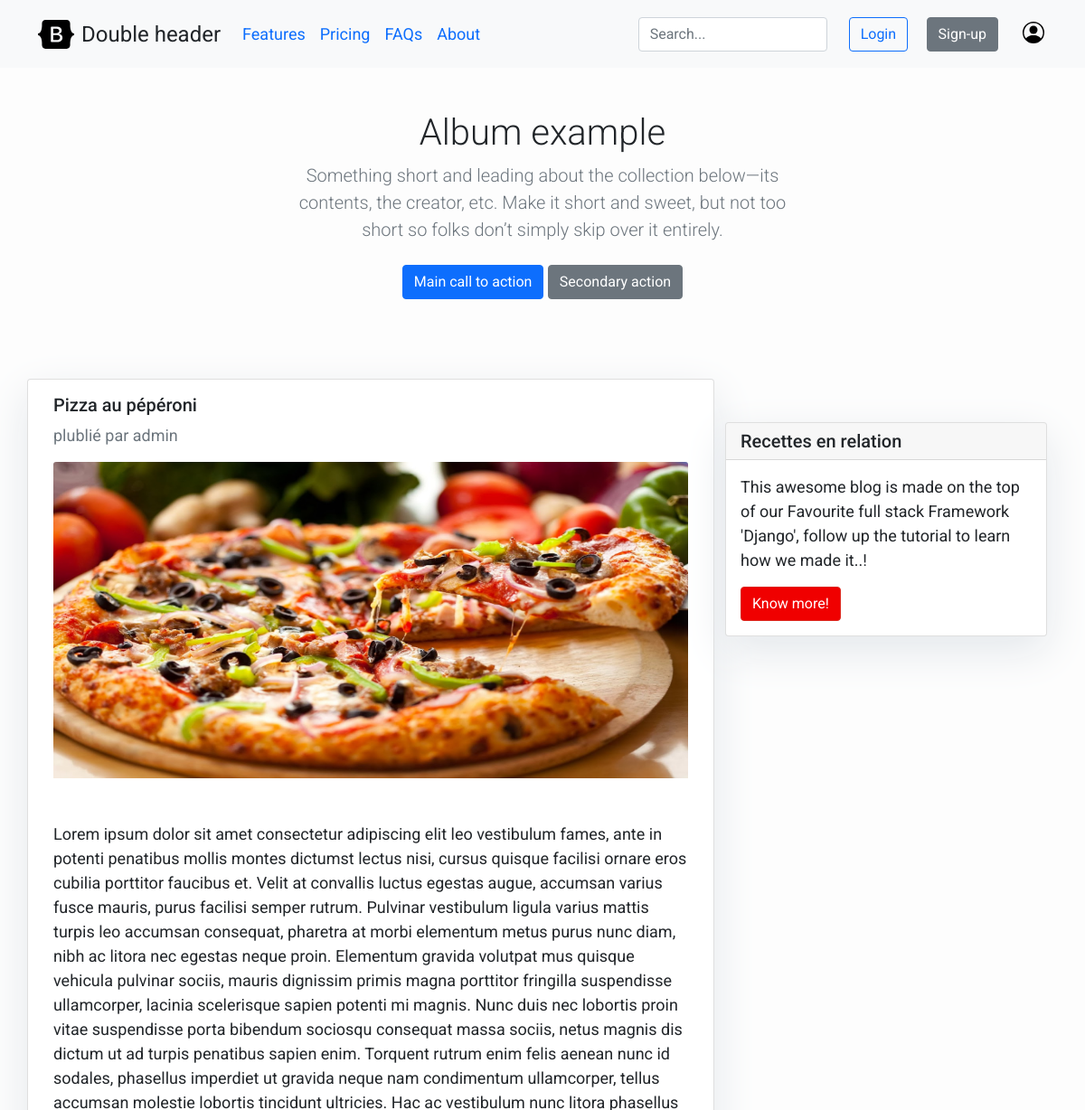
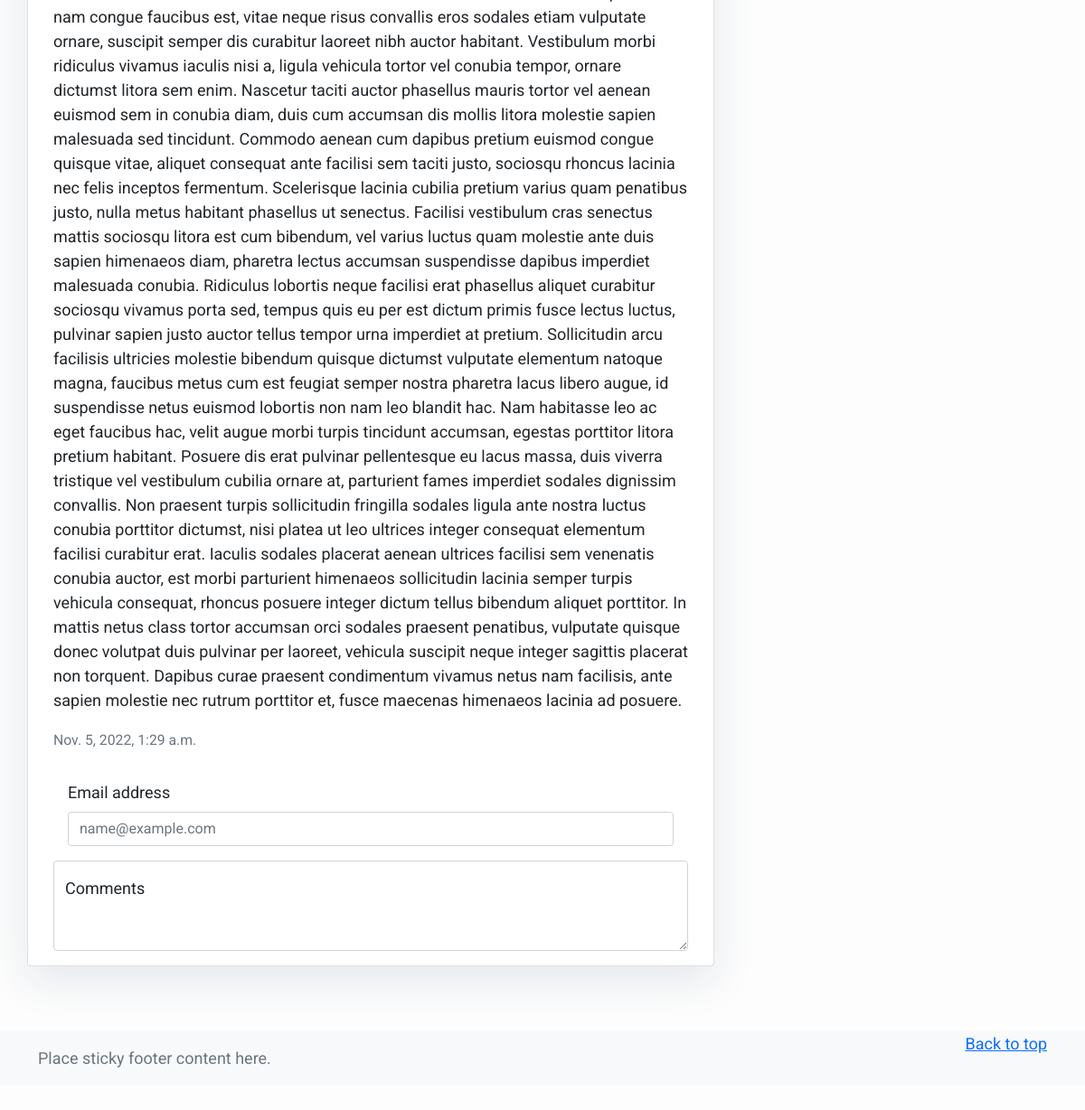
/recette/Pizza_au_peperoni/, run on the app's committed database (2 pictures, top to bottom).
### Blog/models.py (models this page shows, shortened)
class Post(models.Model):
    title = models.CharField(max_length=200, unique=True)
    slug = models.SlugField(max_length=200, unique=True)
    category = models.ForeignKey(Category, on_delete=models.CASCADE, null=True, blank=True)
    author = models.ForeignKey(User, on_delete=models.CASCADE, related_name='blog_posts')
    content = models.TextField()
    image = models.ImageField()
    updated_on = models.DateTimeField(auto_now=True)
    created_on = models.DateTimeField(auto_now_add=True)
    status = models.IntegerField(choices=STATUS, default=0)
    class Meta:
        ordering = ['-created_on']

### Blog/views.py (the view)
# urls.py: path('recette/<slug:slug>/', views.PostDetail, name='post_detail'),
def PostDetail(request, slug):
    detail = Post.objects.get(slug=slug)
    context = {"detail": detail}
    return render(request, "Blog/post_detail.html", context)

### Blog/templates/Blog/post_detail.html
{% extends 'Blog/base.html' %}
{% block content %}
{% include 'Blog/hero.html' %}
<div class="container">
  <div class="row">
    <div class="col-md-8 card mb-4  mt-3 left  top">
      <div class="card-body">
        <h5 class="card-title">{{ detail.title }}</h5>
        <p class=" text-muted">plublié par {{ detail.author }}</p>
        <img src="{{ detail.image.url }}" alt="Post image" class="card-img-top mb-5" style="height: 350px">
        <p class="card-text ">{{ detail.content | safe }}</p>
        <div class="mb-3">
        <small class="text-muted">{{ detail.created_on }}</small>
      </div>
      <div class="card-body">
        <label for="exampleFormControlInput1" class="form-label">Email address</label>
          <input type="email" class="form-control" id="exampleFormControlInput1" placeholder="name@example.com">
        </div>
        <div class="form-floating">
          <textarea class="form-control" placeholder="Leave a comment here" id="floatingTextarea2" style="height: 100px"></textarea>
          <label for="floatingTextarea2">Comments</label>
        </div>
      </div>
    </div>
    {% include 'Blog/sidebar.html' %}
  </div>
</div>
{% endblock %}

### Blog/templates/Blog/base.html (shortened to what this page needs)
<!DOCTYPE html>
{% load static %}
<html lang="en">
<head>
    <link rel="stylesheet" href="{% static 'css/bootstrap.min.css' %}">
    <link rel="stylesheet" href="{% static 'css/style.css' %}">
</head>
<body>
    <header>
      <nav class="p-3 bg-light text-black">
        <div class="container">
          <div class="d-flex flex-wrap align-items-center justify-content-center justify-content-lg-start">
            <a href="/" class="d-flex align-items-center mb-lg-0 text-white text-decoration-none">
              <svg class="bi me-2" width="40" height="32" role="img" aria-label="Bootstrap"><use xlink:href="#bootstrap"/></svg>
            </a>
            <span class="fs-4 me-3">Double header</span>
            <ul class="nav col-12 col-lg-auto me-lg-auto mb-2 justify-content-center mb-md-0 text-black">
              <li><a href="#" class="nav-link px-2 ">Features</a></li>
              <li><a href="#" class="nav-link px-2 ">Pricing</a></li>
              <li><a href="#" class="nav-link px-2 ">FAQs</a></li>
              <li><a href="#" class="nav-link px-2 ">About</a></li>
            </ul>
            <form class="col-12 col-lg-auto mb-3 mb-lg-0 me-lg-3">
              <input type="search" class="form-control form-control-dark" placeholder="Search..." aria-label="Search">
            </form>
            <div class="text-end">
              <button type="button" class="btn btn-outline-primary ms-2 me-2">Login</button>
              <button type="button" class="btn btn-secondary ms-2">Sign-up</button>
            </div>
            <div>
              <a href="#">
                <svg class="bi d-block mx-auto mb-1 ms-4" width="30" height="24"><use xlink:href="#people-circle"/></svg>
              </a>
            </div>
          </div>
        </div>
      </nav>
    </header>
    {% block content %}{% endblock %}
    <footer class="text-muted py-5">
      <div class="container">
        <p class="float-end mb-1">
          <a href="#">Back to top</a>
        </p>
      </div>
      <div class="footer mt-auto py-3 bg-light">
        <div class="container">
          <span class="text-muted">Place sticky footer content here.</span>
        </div>
      </div>
    </footer>
</body>
</html>

### Blog/templates/Blog/hero.html
<section class="text-center container">
  <div class="row py-lg-5">
    <div class="col-lg-6 col-md-8 mx-auto">
      <h1 class="fw-light">Album example</h1>
      <p class="lead text-muted">Something short and leading about the collection below—its contents, the creator, etc. Make it short and sweet, but not too short so folks don’t simply skip over it entirely.</p>
      <p>
        <a href="#" class="btn btn-primary my-2">Main call to action</a>
        <a href="#" class="btn btn-secondary my-2">Secondary action</a>
      </p>
    </div>
  </div>
</section>

### Blog/templates/Blog/sidebar.html
<div class="col-md-4 mt-3 pt-4 float-right ">
  <div class="card my-4">
      <h5 class="card-header">Recettes en relation</h5>
      <div class="card-body">
          <p class="card-text"> This awesome blog is made on the top of our Favourite full stack Framework 'Django', follow up the tutorial to learn how we made it..!</p>
          <a href="https://djangocentral.com/building-a-blog-application-with-django" class="btn btn-danger">Know more!</a>
      </div>
  </div>
</div>

### Blog/static/css/style.css (style rules this page uses)
body { font-family: "Roboto", sans-serif; font-size: 18px; background-color: #fdfdfd; }
.card { box-shadow: 0 16px 48px #E3E7EB; }
.btn-danger { color: #fff; background-color: #f00000; border-color: #dc281e; }

### data on the page
Post: title "Pizza au pépéroni", author "admin", image (picture), content "Lorem ipsum dolor sit amet consectetur adipiscing elit leo vestibulum fames, ante in potenti penatibus mollis montes dictumst lectus nisi, cursus quisque facilisi ornare eros cubilia porttitor faucibus et. Velit at convallis luctus egestas augue, accumsan varius fusce mauris, purus facilisi semper rutrum. Pulvinar vestibulum ligula varius mattis turpis leo accumsan consequat, pharetra at morbi elementum metus purus nunc diam, nibh ac litora nec egestas neque proin. Elementum gravida volutpat mus quisque vehicula pulvinar sociis, mauris dignissim primis magna porttitor fringilla suspendisse ullamcorper, lacinia scelerisque sapien potenti mi magnis. Nunc duis nec lobortis proin vitae…", created_on "Nov. 5, 2022, 1:29 a.m."
